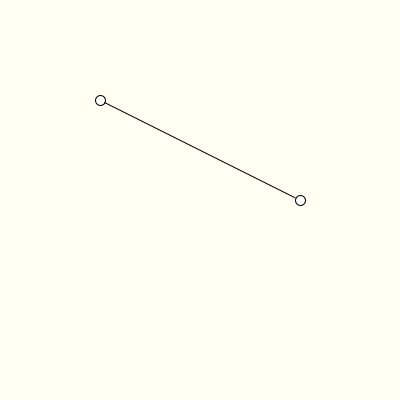
Frame 1 (no input)
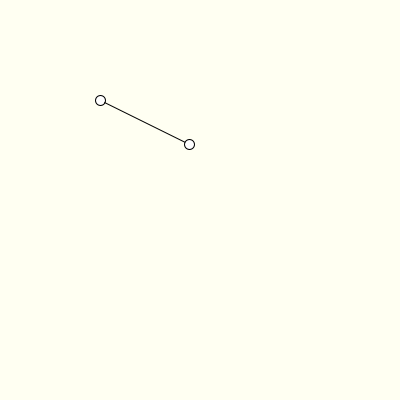
Frame 60 (the mouse pressed at the canvas centre just before this capture)
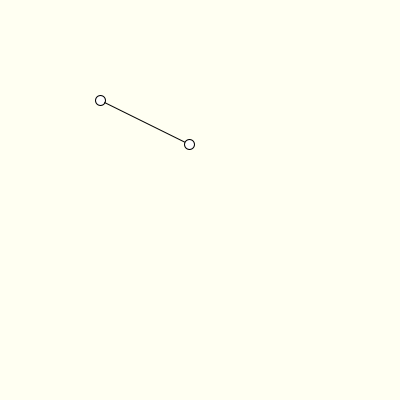
Frame 120 (the mouse held since frame 60 and released just before this capture)

The Processing sketch that drew these frames (run headless with seeded random() and noise(); from frame 60 on, the mouse is pressed at the canvas centre):

// Processing sketch: hooke03_force_move
// ── hooke03_force_move.pde
PVector p1, p2;
void setup(){
  size(400,400);
  p1 = new PVector(100,100);
  p2 = new PVector(300,200);
}
void draw(){
  background(#FFFFF2);
  line(p1.x, p1.y, p2.x, p2.y);
  ellipse(p1.x, p1.y, 10, 10);
  ellipse(p2.x, p2.y, 10, 10);
  float len = dist(p1.x, p1.y, p2.x, p2.y);
  PVector v = PVector.sub(p2, p1);
  v.normalize(); //長度為1的單位向量
  v.mult( -(len-100)/10.0 ); //虎克定律有個負號
  p2.x += v.x;
  p2.y += v.y;
}
